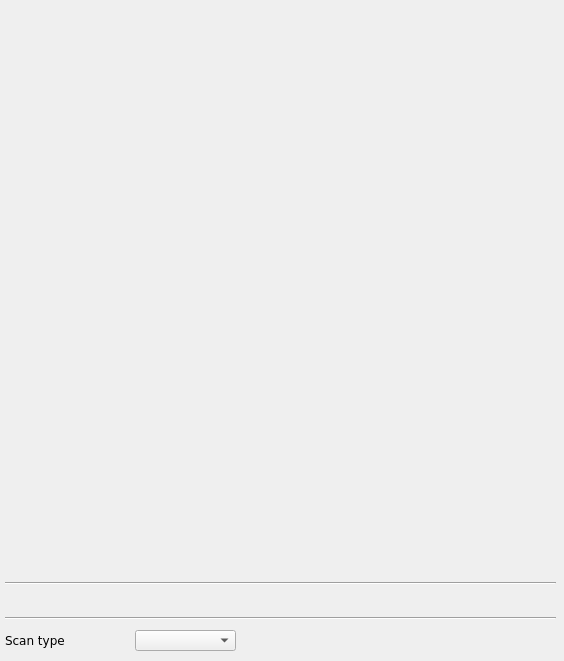
<?xml version="1.0" encoding="UTF-8"?>
<ui version="4.0">
 <class>MainWindow</class>
 <widget class="QMainWindow" name="MainWindow">
  <property name="geometry">
   <rect>
    <x>0</x>
    <y>0</y>
    <width>564</width>
    <height>661</height>
   </rect>
  </property>
  <property name="windowTitle">
   <string/>
  </property>
  <widget class="QWidget" name="centralwidget">
   <widget class="caStripPlot" name="castripplot_2">
    <property name="geometry">
     <rect>
      <x>5</x>
      <y>290</y>
      <width>566</width>
      <height>281</height>
     </rect>
    </property>
    <property name="sizePolicy">
     <sizepolicy hsizetype="Expanding" vsizetype="Expanding">
      <horstretch>3</horstretch>
      <verstretch>0</verstretch>
     </sizepolicy>
    </property>
    <property name="Title" stdset="0">
     <string notr="true">Vertical position</string>
    </property>
    <property name="TitleX">
     <string notr="true">Time</string>
    </property>
    <property name="TitleY">
     <string notr="true">Position [nm]</string>
    </property>
    <property name="channels" stdset="0">
     <string notr="true">;$(BPM):spe.y</string>
    </property>
    <property name="units">
     <enum>caStripPlot::Second</enum>
    </property>
    <property name="period">
     <double>10.000000000000000</double>
    </property>
    <property name="YAxisScaling" stdset="0">
     <enum>caStripPlot::autoScale</enum>
    </property>
    <property name="YaxisLimitsMax_1">
     <double>1000000.000000000000000</double>
    </property>
    <property name="YaxisLimitsMin_1">
     <double>-1000000.000000000000000</double>
    </property>
    <property name="color_1">
     <color>
      <red>0</red>
      <green>0</green>
      <blue>255</blue>
     </color>
    </property>
    <property name="YaxisLimitsMin_2">
     <double>-100.000000000000000</double>
    </property>
    <property name="foreground">
     <color alpha="0">
      <red>133</red>
      <green>190</green>
      <blue>232</blue>
     </color>
    </property>
    <property name="background">
     <color>
      <red>255</red>
      <green>255</green>
      <blue>255</blue>
     </color>
    </property>
    <property name="grid">
     <bool>true</bool>
    </property>
    <property name="gridColor">
     <color>
      <red>0</red>
      <green>0</green>
      <blue>0</blue>
     </color>
    </property>
    <property name="YaxisEnabled">
     <bool>true</bool>
    </property>
    <property name="LegendEnabled">
     <bool>false</bool>
    </property>
   </widget>
   <widget class="caStripPlot" name="castripplot">
    <property name="geometry">
     <rect>
      <x>5</x>
      <y>5</y>
      <width>566</width>
      <height>281</height>
     </rect>
    </property>
    <property name="sizePolicy">
     <sizepolicy hsizetype="Expanding" vsizetype="Expanding">
      <horstretch>3</horstretch>
      <verstretch>0</verstretch>
     </sizepolicy>
    </property>
    <property name="Title" stdset="0">
     <string notr="true">Horiontal position</string>
    </property>
    <property name="TitleX">
     <string notr="true">Time</string>
    </property>
    <property name="TitleY">
     <string notr="true">Position [nm]</string>
    </property>
    <property name="channels" stdset="0">
     <string notr="true">;$(BPM):spe.x</string>
    </property>
    <property name="period">
     <double>10.000000000000000</double>
    </property>
    <property name="YAxisScaling" stdset="0">
     <enum>caStripPlot::autoScale</enum>
    </property>
    <property name="YaxisLimitsMax_1">
     <double>1000000.000000000000000</double>
    </property>
    <property name="YaxisLimitsMin_1">
     <double>-1000000.000000000000000</double>
    </property>
    <property name="color_1">
     <color>
      <red>255</red>
      <green>0</green>
      <blue>0</blue>
     </color>
    </property>
    <property name="YaxisLimitsMin_2">
     <double>-100.000000000000000</double>
    </property>
    <property name="foreground">
     <color alpha="0">
      <red>133</red>
      <green>190</green>
      <blue>232</blue>
     </color>
    </property>
    <property name="background">
     <color>
      <red>255</red>
      <green>255</green>
      <blue>255</blue>
     </color>
    </property>
    <property name="grid">
     <bool>true</bool>
    </property>
    <property name="gridColor">
     <color>
      <red>0</red>
      <green>0</green>
      <blue>0</blue>
     </color>
    </property>
    <property name="YaxisEnabled">
     <bool>true</bool>
    </property>
    <property name="LegendEnabled">
     <bool>false</bool>
    </property>
   </widget>
   <widget class="caMenu" name="tbtddcsynth_scan">
    <property name="geometry">
     <rect>
      <x>135</x>
      <y>630</y>
      <width>101</width>
      <height>21</height>
     </rect>
    </property>
    <property name="font">
     <font>
      <family>DejaVu Sans</family>
      <pointsize>9</pointsize>
     </font>
    </property>
    <property name="channel" stdset="0">
     <string notr="true">$(BPM):spe.SCAN</string>
    </property>
   </widget>
   <widget class="QLabel" name="label_21">
    <property name="geometry">
     <rect>
      <x>5</x>
      <y>630</y>
      <width>131</width>
      <height>20</height>
     </rect>
    </property>
    <property name="font">
     <font>
      <family>DejaVu Sans</family>
      <pointsize>9</pointsize>
     </font>
    </property>
    <property name="styleSheet">
     <string notr="true">color: rgb(0, 0, 0);</string>
    </property>
    <property name="text">
     <string>Scan type</string>
    </property>
   </widget>
   <widget class="Line" name="line_2">
    <property name="geometry">
     <rect>
      <x>5</x>
      <y>575</y>
      <width>551</width>
      <height>16</height>
     </rect>
    </property>
    <property name="orientation">
     <enum>Qt::Horizontal</enum>
    </property>
   </widget>
   <widget class="Line" name="line">
    <property name="geometry">
     <rect>
      <x>5</x>
      <y>610</y>
      <width>551</width>
      <height>16</height>
     </rect>
    </property>
    <property name="orientation">
     <enum>Qt::Horizontal</enum>
    </property>
   </widget>
   <widget class="caRelatedDisplay" name="carelateddisplay_2">
    <property name="geometry">
     <rect>
      <x>5</x>
      <y>590</y>
      <width>551</width>
      <height>21</height>
     </rect>
    </property>
    <property name="font">
     <font>
      <family>Sans Serif</family>
      <pointsize>10</pointsize>
     </font>
    </property>
    <property name="background">
     <color>
      <red>252</red>
      <green>220</green>
      <blue>123</blue>
     </color>
    </property>
    <property name="labels">
     <string notr="true">SUM signal</string>
    </property>
    <property name="files">
     <string notr="true">sum2</string>
    </property>
    <property name="args">
     <string notr="true">BPM=$(BPM)</string>
    </property>
   </widget>
  </widget>
 </widget>
 <customwidgets>
  <customwidget>
   <class>QwtPlot</class>
   <extends>QFrame</extends>
   <header>qwt_plot.h</header>
  </customwidget>
  <customwidget>
   <class>caMenu</class>
   <extends>QComboBox</extends>
   <header>caMenu</header>
  </customwidget>
  <customwidget>
   <class>caRelatedDisplay</class>
   <extends>QWidget</extends>
   <header>caRelatedDisplay</header>
  </customwidget>
  <customwidget>
   <class>caStripPlot</class>
   <extends>QwtPlot</extends>
   <header>caStripPlot</header>
   <container>1</container>
  </customwidget>
 </customwidgets>
 <resources/>
 <connections/>
 <designerdata>
  <property name="gridDeltaX">
   <number>5</number>
  </property>
  <property name="gridDeltaY">
   <number>5</number>
  </property>
  <property name="gridSnapX">
   <bool>true</bool>
  </property>
  <property name="gridSnapY">
   <bool>true</bool>
  </property>
  <property name="gridVisible">
   <bool>true</bool>
  </property>
 </designerdata>
</ui>
